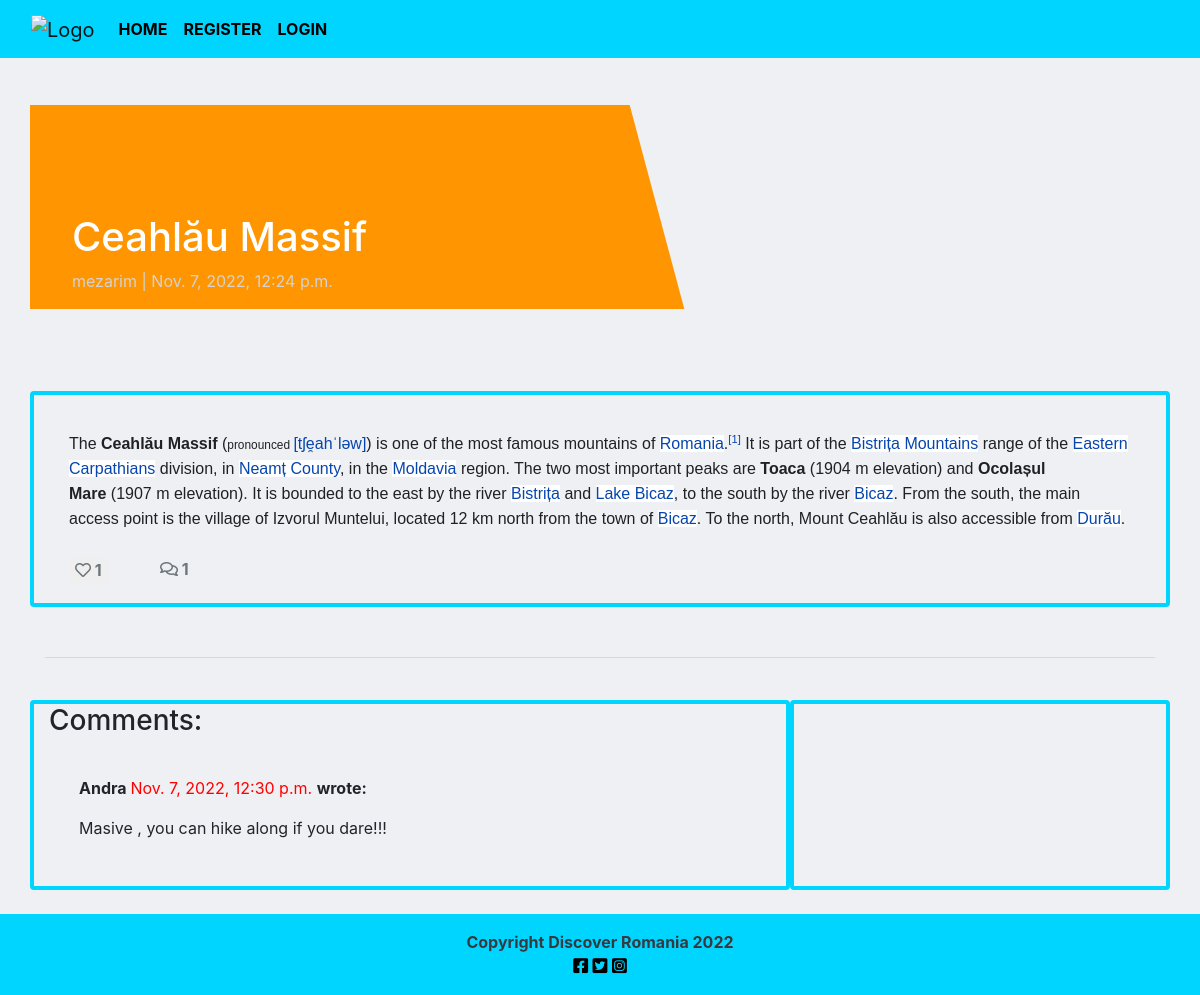
The app's page /detail/ceahlau-massif/ with its own data.
### blog/models.py (models this page shows, shortened)
class Post(models.Model):
    title = models.CharField(max_length=200, unique=True)
    slug = models.SlugField(max_length=200, unique=True)
    author = models.ForeignKey(
        User, on_delete=models.CASCADE, related_name="blog_posts"
    )
    featured_image = CloudinaryField('image', default='placeholder')
    excerpt = models.TextField(blank=True)
    updated_on = models.DateTimeField(auto_now=True)
    content = models.TextField()
    created_on = models.DateTimeField(auto_now_add=True)
    status = models.IntegerField(choices=STATUS, default=0)
    likes = models.ManyToManyField(
        User, related_name='blogpost_like', blank=True)
    class Meta:
        ordering = ["-created_on"]
    def number_of_likes(self):
        return self.likes.count()

class Comment(models.Model):
    post = models.ForeignKey(Post, on_delete=models.CASCADE,
                             related_name="comments")
    name = models.CharField(max_length=80)
    email = models.EmailField()
    body = models.TextField()
    created_on = models.DateTimeField(auto_now_add=True)
    approved = models.BooleanField(default=False)
    class Meta:
        ordering = ["created_on"]

### blog/views.py (the view, shortened to what this page needs)
# urls.py: path('detail/<slug:slug>/', views.PostDetail.as_view(), name='post_detail'),
class PostDetail(View):
    def get(self, request, slug, *args, **kwargs):
        queryset = Post.objects.filter(status=1)
        post = get_object_or_404(queryset, slug=slug)
        comments = post.comments.filter(approved=True).order_by("-created_on")
        liked = False
        if post.likes.filter(id=self.request.user.id).exists():
            liked = True
        return render(
            request,
            "post_detail.html",
            {
                "post": post,
                "comments": comments,
                "commented": False,
                "liked": liked,
                "comment_form": CommentForm()
            },
        )

### templates/post_detail.html (shortened to what this page needs)
{% extends 'base.html' %} {% block content %}
{% load crispy_forms_tags %}
<div class="masthead">
    <div class="container">
        <div class="row g-0">
            <div class="col-md-6 masthead-text">
                <h1 class="post-title">{{ post.title }}</h1>
                <p class="post-subtitle">{{ post.author }} | {{ post.created_on }}</p>
            </div>
            <div class="d-none d-md-block col-md-6 masthead-image">
            </div>
        </div>
    </div>
</div>
<div class="container">
    <div class="row">
        <div class="col card mb-4  mt-3 left  top">
            <div class="card-body">
                <p class="card-text ">
                    {{ post.content | safe }}
                </p>
                <div class="row">
                    <div class="col-1">
                        <form action="{% url 'post_like' post.slug %}" method='POST'> {% csrf_token %}
                        <button style = "border:none;" type = "submit"><strong class="text-secondary"><i class="far fa-heart"></i> {{ post.number_of_likes }} </strong></button>
                        </form>
                    </div>
                    <div class="col-1">
                        {% with comments.count as total_comments %}
                        <strong class="text-secondary"><i class="far fa-comments"></i>
                            {{ total_comments }}</strong>
                        {% endwith %}
                    </div>
                </div>
            </div>
        </div>
    </div>
    <div class="row">
        <div class="col">
            <hr>
        </div>
    </div>
    <div class="row">
        <div class="col-md-8 card mb-4  mt-3 ">
            <h3>Comments:</h3>
            <div class="card-body">
                {% for comment in comments %}
                <div class="comments" style="padding: 10px;">
                    <p class="font-weight-bold">
                        {{ comment.name }}
                        <span class=" text-muted font-weight-normal">
                            {{ comment.created_on }}
                        </span> wrote:
                    </p>
                    {{ comment.body | linebreaks }}
                </div>
                {% endfor %}
            </div>
        </div>
        <div class="col-md-4 card mb-4  mt-3 ">
            <div class="card-body">
            </div>
        </div>
    </div>
</div>
{% endblock content %}

### static/css/style.css (style rules this page uses)
body { background-color: #EEF0F4; }
.main-bg { background-color: #EEF0F4; }
.card { border: 4px solid #00D5FF; background-color:#EEF0F4; }
.row { padding-top: 10px; }
.masthead { margin-top: 10px; overflow: hidden; position: relative; display: inline-block; height: 33vh; width: 100%; }
.masthead-text { background-color: #ff9500; color: white; position: relative; }
.masthead-image { position: relative; overflow: hidden; }
.masthead-image:after { content: ""; position: absolute; top: 0; right: 90%; height: 100%; width: 150%; background: #ff9500; -webkit-transform: skew(15deg); -moz-transform: skew(15deg); transform: skew(15deg); z-index: 100; }
.post-title { margin-top: 20%; margin-left: 5%; }
.post-subtitle { margin-left: 5%; color: lightgray; }
.text-muted { color:#ff0000 !important; }

### records on screen
Post: title "Ceahlău Massif", author "mezarim", created_on "Nov. 7, 2022, 12:24 p.m.", content "The Ceahlău Massif ( pronounced [tʃe̯ahˈləw] ) is one of the most famous mountains of Romania . [1] It is part of the Bistrița Mountains range of the Eastern Carpathians division, in Neamț County , in the Moldavia region. The two most important peaks are Toaca (1904 m elevation) and Ocolașul Mare (1907 m elevation). It is bounded to the east by the river Bistrița and Lake Bicaz , to the south by the river Bicaz . From the south, the main access point is the village of Izvorul Muntelui, located 12 km north from the town of Bicaz . To the north, Mount Ceahlău is also accessible from Durău .", number_of_likes "1"
Comment: name "Andra", created_on "Nov. 7, 2022, 12:30 p.m.", body "Masive , you can hike along if you dare!!!"

### other values on screen
{{ total_comments }} "1"
